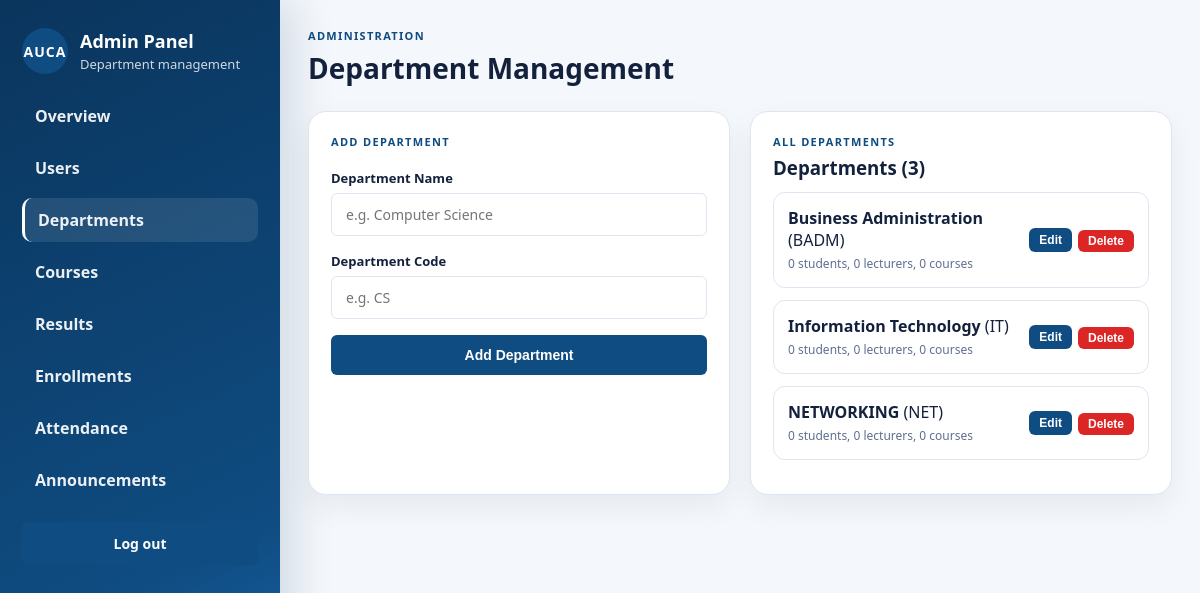
The app's page /admin/departments.php (signed in) with its own data.
### tables this page shows
CREATE TABLE departments (
    department_id INT AUTO_INCREMENT PRIMARY KEY,
    department_name VARCHAR(100) NOT NULL,
    department_code VARCHAR(10) NOT NULL UNIQUE,
    created_at TIMESTAMP DEFAULT CURRENT_TIMESTAMP
);

### includes/Session.PHP (called while the page is built, shortened)
<?php
function e(?string $value): string {
    return htmlspecialchars($value ?? '', ENT_QUOTES, 'UTF-8');
}

### admin/departments.php (the view, shortened to what this page needs)
<?php
require_once __DIR__ . '/../includes/session.php';
require_once __DIR__ . '/../includes/db.php';
$departments = [];
$r = @mysqli_query($conn, "SELECT d.department_id, d.department_name, d.department_code,
    (SELECT COUNT(*) FROM students s WHERE s.department_id = d.department_id) AS student_count,
    (SELECT COUNT(*) FROM lecturers l WHERE l.department_id = d.department_id) AS lecturer_count,
    (SELECT COUNT(*) FROM courses c WHERE c.department_id = d.department_id) AS course_count
    FROM departments d ORDER BY d.department_name");
if ($r) {
    while ($row = mysqli_fetch_assoc($r)) {
        $departments[] = $row;
    }
}
?>
<!DOCTYPE html>
<html lang="en">
<head>
    <link rel="stylesheet" href="../css/style.css">
</head>
<body class="dashboard-body">
    <div class="dashboard-shell">
        <aside class="dashboard-sidebar">
            <div class="sidebar-brand">
                <div class="auth-logo-circle" style="margin:0; width:46px; height:46px;">AUCA</div>
                <div><h2>Admin Panel</h2><p>Department management</p></div>
            </div>
            <nav class="dashboard-nav">
                <a class="dashboard-nav-link" href="dashboard.php">Overview</a>
                <a class="dashboard-nav-link" href="users.php">Users</a>
                <a class="dashboard-nav-link active" href="departments.php">Departments</a>
                <a class="dashboard-nav-link" href="courses.php">Courses</a>
                <a class="dashboard-nav-link" href="results.php">Results</a>
                <a class="dashboard-nav-link" href="enrollments.php">Enrollments</a>
                <a class="dashboard-nav-link" href="attendance.php">Attendance</a>
                <a class="dashboard-nav-link" href="announcements.php">Announcements</a>
            </nav>
            <a href="../logout.php" class="btn btn-primary btn-block">Log out</a>
        </aside>
        <main class="dashboard-main">
            <div class="dashboard-header">
                <div>
                    <p class="eyebrow">Administration</p>
                    <h1>Department Management</h1>
                </div>
            </div>
            <div class="dashboard-grid">
                <section class="dashboard-card">
                    <p class="eyebrow">Add Department</p>
                    <form method="POST" class="auth-form">
                        <div class="form-group">
                            <label>Department Name</label>
                            <input type="text" name="department_name" required placeholder="e.g. Computer Science">
                        </div>
                        <div class="form-group">
                            <label>Department Code</label>
                            <input type="text" name="department_code" required placeholder="e.g. CS" maxlength="10">
                        </div>
                        <button type="submit" class="btn btn-primary">Add Department</button>
                    </form>
                </section>
                <section class="dashboard-card">
                    <p class="eyebrow">All Departments</p>
                    <h3 style="margin: 0 0 12px;">Departments (<?= count($departments) ?>)</h3>
                    <?php if (!empty($departments)): ?>
                        <?php foreach ($departments as $d): ?>
                            <div style="border: 1px solid var(--color-border); border-radius: 12px; padding: 14px; margin-bottom: 12px;">
                                <div style="display: flex; justify-content: space-between; align-items: center;">
                                    <div>
                                        <strong><?= e($d['department_name']) ?></strong> (<?= e($d['department_code']) ?>)
                                        <br><span class="muted" style="font-size: 12px;"><?= $d['student_count'] ?> students, <?= $d['lecturer_count'] ?> lecturers, <?= $d['course_count'] ?> courses</span>
                                    </div>
                                    <div style="display: flex; gap: 6px;">
                                        <button onclick="editDept(<?= $d['department_id'] ?>, '<?= e($d['department_name']) ?>', '<?= e($d['department_code']) ?>')" class="btn btn-primary" style="padding: 4px 10px; font-size: 12px;">Edit</button>
                                        <form method="POST" onsubmit="return confirm('Delete this department?');" style="display: inline;">
                                            <button type="submit" class="btn btn-primary" style="padding: 4px 10px; font-size: 12px; background: var(--color-danger);">Delete</button>
                                        </form>
                                    </div>
                                </div>
                            </div>
                        <?php endforeach; ?>
                    <?php else: ?>
                        <p class="muted">No departments yet.</p>
                    <?php endif; ?>
                </section>
            </div>
        </main>
    </div>
</body>
</html>

### css/Style.css (style rules this page uses)
:root { --color-primary: #0f4c81; --color-primary-dark: #0a355d; --color-primary-light: #2f75c7; --color-accent: #16a34a; --color-success: #15803d; --color-danger: #dc2626; --color-warning: #d97706; --color-bg: #f4f7fb; --color-surface: #ffffff; --color-border: #dce6f1; --color-text: #14213d; --color-text-muted: #5f6f8f; --radius-sm: 6px; --radius-md: 10px; --radius-lg: 16px; --shadow-sm: 0 1px 3px rgba(15, 23, 42, 0.08); --shadow-md: 0 8px 24px rgba(15, 23, 42, 0.12); --font-base: 'Segoe UI', Roboto, Helvetica, Arial, sans-serif; }
* { box-sizing: border-box; }
body { margin: 0; font-family: var(--font-base); color: var(--color-text); background: linear-gradient(135deg, #f4f7fb 0%, #eef4fb 100%); }
a { color: var(--color-primary); text-decoration: none; }
.auth-logo-circle { width: 64px; height: 64px; border-radius: 50%; background: var(--color-primary); color: #fff; font-weight: 700; font-size: 14px; display: flex; align-items: center; justify-content: center; margin: 0 auto 12px; letter-spacing: 1px; }
.auth-form { display: flex; flex-direction: column; gap: 16px; margin-top: 20px; }
.form-group { display: flex; flex-direction: column; gap: 6px; }
.form-group label { font-size: 13px; font-weight: 600; color: var(--color-text); }
.form-group input, .form-group select { padding: 11px 14px; border: 1px solid var(--color-border); border-radius: var(--radius-sm); font-size: 14px; font-family: inherit; background: #fff; transition: border-color 0.15s ease, box-shadow 0.15s ease; }
.btn { display: inline-block; border: none; border-radius: var(--radius-sm); padding: 12px 20px; font-size: 14px; font-weight: 600; cursor: pointer; text-align: center; transition: background 0.15s ease, transform 0.05s ease; }
.btn-primary { background: var(--color-primary); color: #fff; }
.btn-block { width: 100%; }
.dashboard-body { background: var(--color-bg); min-height: 100vh; }
.dashboard-shell { display: grid; grid-template-columns: 280px 1fr; min-height: 100vh; }
.dashboard-sidebar { background: linear-gradient(155deg, var(--color-primary-dark) 0%, var(--color-primary) 70%, #1f6fbf 100%); color: #fff; padding: 28px 22px; display: flex; flex-direction: column; gap: 20px; box-shadow: 12px 0 40px rgba(10, 53, 93, 0.15); }
.sidebar-brand { display: flex; align-items: center; gap: 12px; }
.sidebar-brand h2 { margin: 0; font-size: 18px; }
.sidebar-brand p { margin: 2px 0 0; opacity: 0.8; font-size: 13px; }
.dashboard-nav { display: flex; flex-direction: column; gap: 8px; }
.dashboard-nav-link { color: rgba(255,255,255,0.92); padding: 11px 13px; border-radius: 10px; font-weight: 600; transition: all 0.2s ease; }
.dashboard-nav-link.active, .dashboard-nav-link:hover { background: rgba(255,255,255,0.16); text-decoration: none; }
.dashboard-main { padding: 28px; }
.dashboard-header { display: flex; justify-content: space-between; align-items: center; margin-bottom: 24px; }
.eyebrow { text-transform: uppercase; letter-spacing: 0.12em; color: var(--color-primary); font-size: 11px; font-weight: 700; margin: 0 0 6px; }
.dashboard-header h1 { margin: 0; font-size: 28px; }
.dashboard-grid { display: grid; grid-template-columns: repeat(2, minmax(0, 1fr)); gap: 20px; }
.dashboard-card { background: var(--color-surface); border-radius: 18px; border: 1px solid var(--color-border); padding: 22px; box-shadow: 0 12px 30px rgba(15, 23, 42, 0.06); }
.muted { color: var(--color-text-muted); }
.dashboard-nav-link.active { background: rgba(255,255,255,0.1); border-left: 3px solid #fff; }

### records on screen
departments: department_name "Business Administration", department_code "BADM", student_count "0", lecturer_count "0", course_count "0"
departments: department_name "Information Technology", department_code "IT", student_count "0", lecturer_count "0", course_count "0"
departments: department_name "NETWORKING", department_code "NET", student_count "0", lecturer_count "0", course_count "0"

### other values on screen
count($departments) "3"
